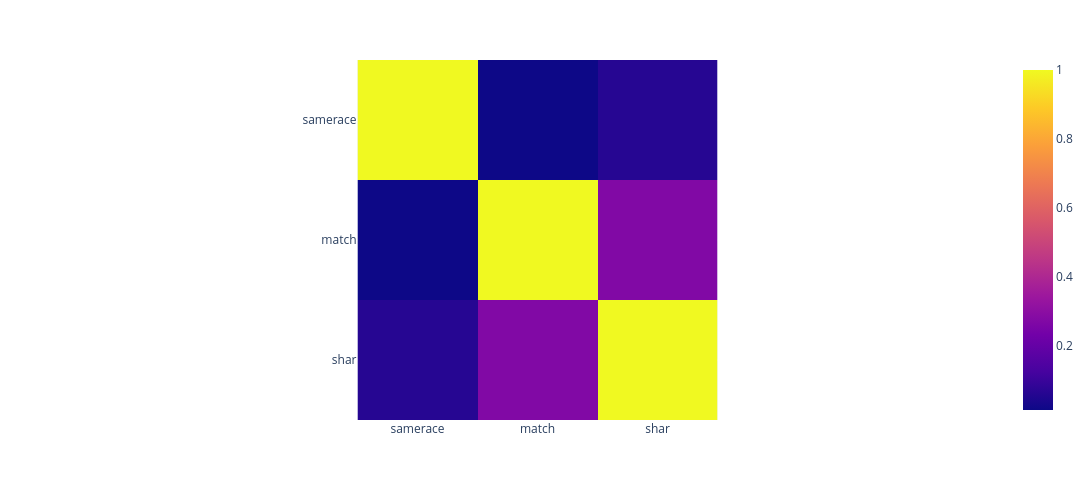

Here is the notebook cell this chart was saved with:
### Markdown cell above
### c) Interets communs vs meme origine ethnique
Est-ce que partager les mêmes centres d'intérêt est plus important que d'avoir la même origine ethnique pour qu'il y ait un match ?

### Code cell
data_match_comp = data[["samerace", "match", "shar"]].copy()

yes_no_inverse_map = {
    "no": 0,
    "yes": 1
}
data_match_comp['samerace'] = data_match_comp['samerace'].map(yes_no_inverse_map)
data_match_comp['match'] = data_match_comp['match'].map(yes_no_inverse_map)

corr_race_match_shar = px.imshow(data_match_comp.corr(), width=1800, height=500)
corr_race_match_shar.show()

show_images(corr_race_match_shar, "../images/corr_race_match_shar.png")

### Figure 1 — Plotly figure (JSON) as saved in the notebook; plotly's stock layout.template omitted (floating-point values rounded to 4 significant figures)
{"data": [{"coloraxis": "coloraxis", "hovertemplate": "x: %{x}<br>y: %{y}<br>color: %{z}<extra></extra>", "name": "0", "type": "heatmap", "x": ["samerace", "match", "shar"], "xaxis": "x", "y": ["samerace", "match", "shar"], "yaxis": "y", "z": [[1.0, 0.01303, 0.0615], [0.01303, 1.0, 0.2707], [0.0615, 0.2707, 1.0]]}], "layout": {"coloraxis": {"colorscale": [[0, "#0d0887"], [0.1111, "#46039f"], [0.2222, "#7201a8"], [0.3333, "#9c179e"], [0.4444, "#bd3786"], [0.5556, "#d8576b"], [0.6667, "#ed7953"], [0.7778, "#fb9f3a"], [0.8889, "#fdca26"], [1, "#f0f921"]]}, "height": 500, "margin": {"t": 60}, "width": 1800, "xaxis": {"anchor": "y", "constrain": "domain", "domain": [0, 1], "scaleanchor": "y"}, "yaxis": {"anchor": "x", "autorange": "reversed", "constrain": "domain", "domain": [0, 1]}}}
